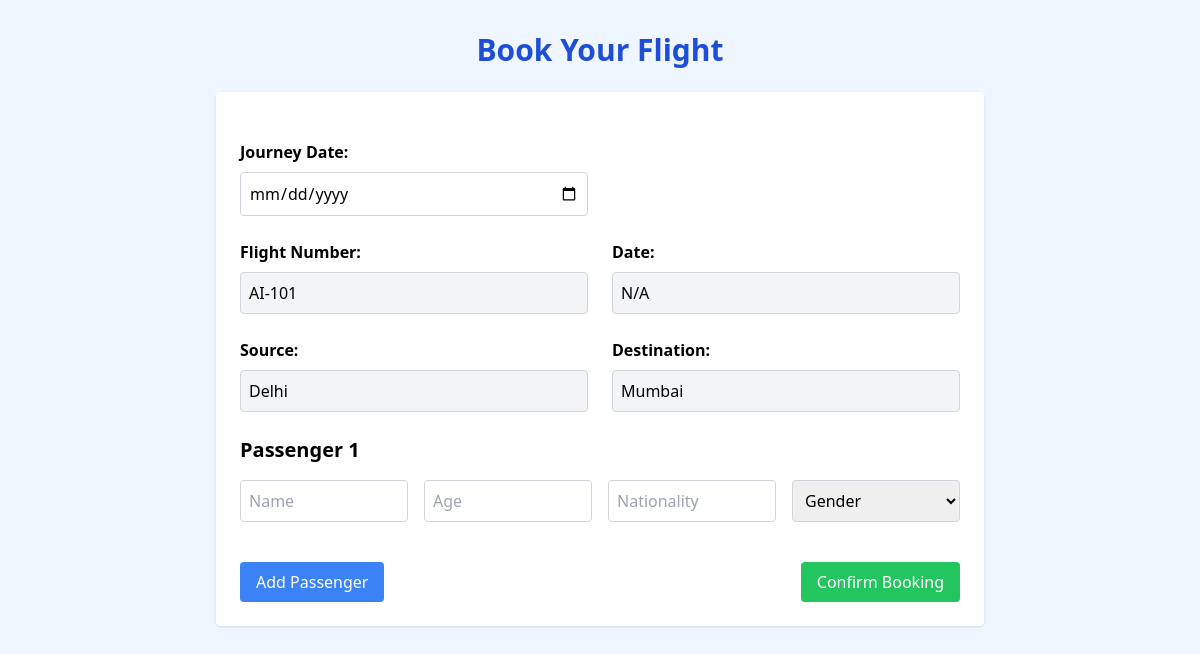
Page /book_ticket/1 (signed in) on the committed database.
### tables this page shows
CREATE TABLE flights (
        id INTEGER PRIMARY KEY AUTOINCREMENT,
        flight_number TEXT NOT NULL,
        source TEXT NOT NULL,
        destination TEXT NOT NULL,
        departure_time TEXT,
        arrival_time TEXT,
        available_seats INTEGER,
        price REAL
    );

### frontend/app.py (the view, shortened to what this page needs)
@app.route('/book_ticket/<int:flight_id>', methods=['GET', 'POST'])
def booking(flight_id):
    if 'user_id' not in session:
        return redirect(url_for('login'))
    conn = connect_db()
    cursor = conn.cursor()
    cursor.execute("SELECT flight_number, source, destination, price FROM flights WHERE id=?", (flight_id,))
    flight = cursor.fetchone()
    if not flight:
        conn.close()
        return "Flight not found", 404
    flight_number = flight['flight_number']
    source = flight['source']
    destination = flight['destination']
    price = flight['price']
    conn.close()
    date = request.args.get('date', '')
    return render_template("booking.html",
                           flight_id=flight_id,
                           flight_number=flight_number,
                           date=date,
                           source=source,
                           destination=destination)

### frontend/app.py (called while the page is built)
def connect_db():
    conn = sqlite3.connect(DATABASE_URL)
    conn.row_factory = sqlite3.Row
    return conn

### frontend/templates/booking.html (shortened to what this page needs)
<!DOCTYPE html>
<html lang="en">
<head>
  <script src="https://cdn.tailwindcss.com"></script>
</head>
<body class="bg-blue-50 min-h-screen p-8">
  <h1 class="text-3xl font-bold mb-6 text-center text-blue-700">Book Your Flight</h1>
  <form action="{{ url_for('booking', flight_id=flight_id) }}" method="POST" class="max-w-3xl mx-auto bg-white p-6 rounded shadow space-y-6">
    <div class="grid grid-cols-1 md:grid-cols-2 gap-6">
      <div>
        <label class="block mb-2 font-semibold">Journey Date:</label>
        <input type="date" name="date" value="{{ date }}" class="w-full p-2 border border-gray-300 rounded" required>
      </div>
    </div>
    <div class="grid grid-cols-1 md:grid-cols-2 gap-6">
      <div>
        <label class="block mb-2 font-semibold">Flight Number:</label>
        <input type="text" name="flight_number" value="{{ flight_number }}" readonly class="w-full p-2 border border-gray-300 rounded bg-gray-100">
      </div>
      <div>
        <label class="block mb-2 font-semibold">Date:</label>
        <input type="text" value="{{ date.split('-')[2] + '-' + date.split('-')[1] + '-' + date.split('-')[0] if date else 'N/A' }}" class="w-full p-2 border border-gray-300 rounded bg-gray-100" readonly>
      </div>
    </div>
    <div class="grid grid-cols-1 md:grid-cols-2 gap-6">
      <div>
        <label class="block mb-2 font-semibold">Source:</label>
        <input type="text" name="source" value="{{ source }}" readonly class="w-full p-2 border border-gray-300 rounded bg-gray-100">
      </div>
      <div>
        <label class="block mb-2 font-semibold">Destination:</label>
        <input type="text" name="destination" value="{{ destination }}" readonly class="w-full p-2 border border-gray-300 rounded bg-gray-100">
      </div>
    </div>
    <div id="passenger-container">
      <h3 class="text-xl font-semibold mb-4">Passenger 1</h3>
      <div class="grid grid-cols-1 md:grid-cols-4 gap-4">
        <input type="text" name="name1" placeholder="Name" class="p-2 border border-gray-300 rounded" required>
        <input type="number" name="age1" placeholder="Age" class="p-2 border border-gray-300 rounded" required>
        <input type="text" name="nationality1" placeholder="Nationality" class="p-2 border border-gray-300 rounded" required>
        <select name="gender1" class="p-2 border border-gray-300 rounded" required>
          <option value="" disabled selected>Gender</option>
        </select>
      </div>
    </div>
    <div class="flex justify-between items-center pt-4">
      <button type="button" onclick="addPassenger()" class="bg-blue-500 hover:bg-blue-600 text-white px-4 py-2 rounded">Add Passenger</button>
      <button type="submit" class="bg-green-500 hover:bg-green-600 text-white px-4 py-2 rounded">Confirm Booking</button>
    </div>
  </form>
</body>
</html>

### rows in the picture
flights: flight_number "AI-101", source "Delhi", destination "Mumbai"
